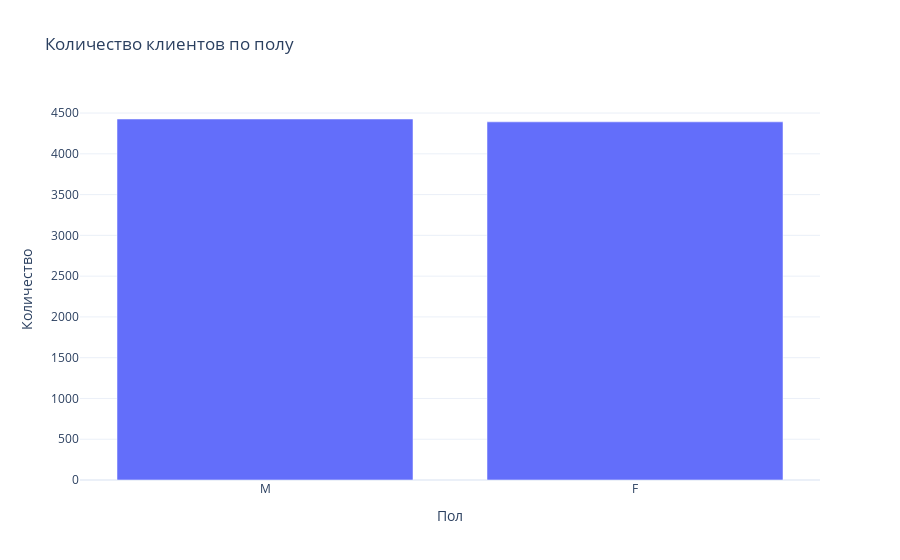

Write notebook code for a chart like this one.
### Code cell
# Клиенти по полу
query_gender_clients = f"""
    select gender, count(*) as client_count
    from final_project.customers
    group by gender
"""
df_gender = load_sql_query(query_gender_clients)
px.bar(df_gender, x="gender", y="client_count",
       title="Количество клиентов по полу",
       labels={"gender": "Пол", "client_count": "Количество"},
       template="plotly_white").show()

### Figure 1 — Plotly figure (JSON) as saved in the notebook; plotly's stock layout.template omitted (floating-point values rounded to 4 significant figures)
{"data": [{"alignmentgroup": "True", "hovertemplate": "Пол=%{x}<br>Количество=%{y}<extra></extra>", "legendgroup": "", "marker": {"color": "#636efa", "pattern": {"shape": ""}}, "name": "", "offsetgroup": "", "orientation": "v", "showlegend": false, "textposition": "auto", "type": "bar", "x": ["M", "F"], "xaxis": "x", "y": [4427, 4392], "yaxis": "y"}], "layout": {"autosize": true, "barmode": "relative", "legend": {"tracegroupgap": 0}, "title": {"text": "Количество клиентов по полу"}, "xaxis": {"anchor": "y", "autorange": true, "domain": [0, 1], "range": [-0.5, 1.5], "title": {"text": "Пол"}, "type": "category"}, "yaxis": {"anchor": "x", "autorange": true, "domain": [0, 1], "range": [0, 4660], "title": {"text": "Количество"}, "type": "linear"}}}
